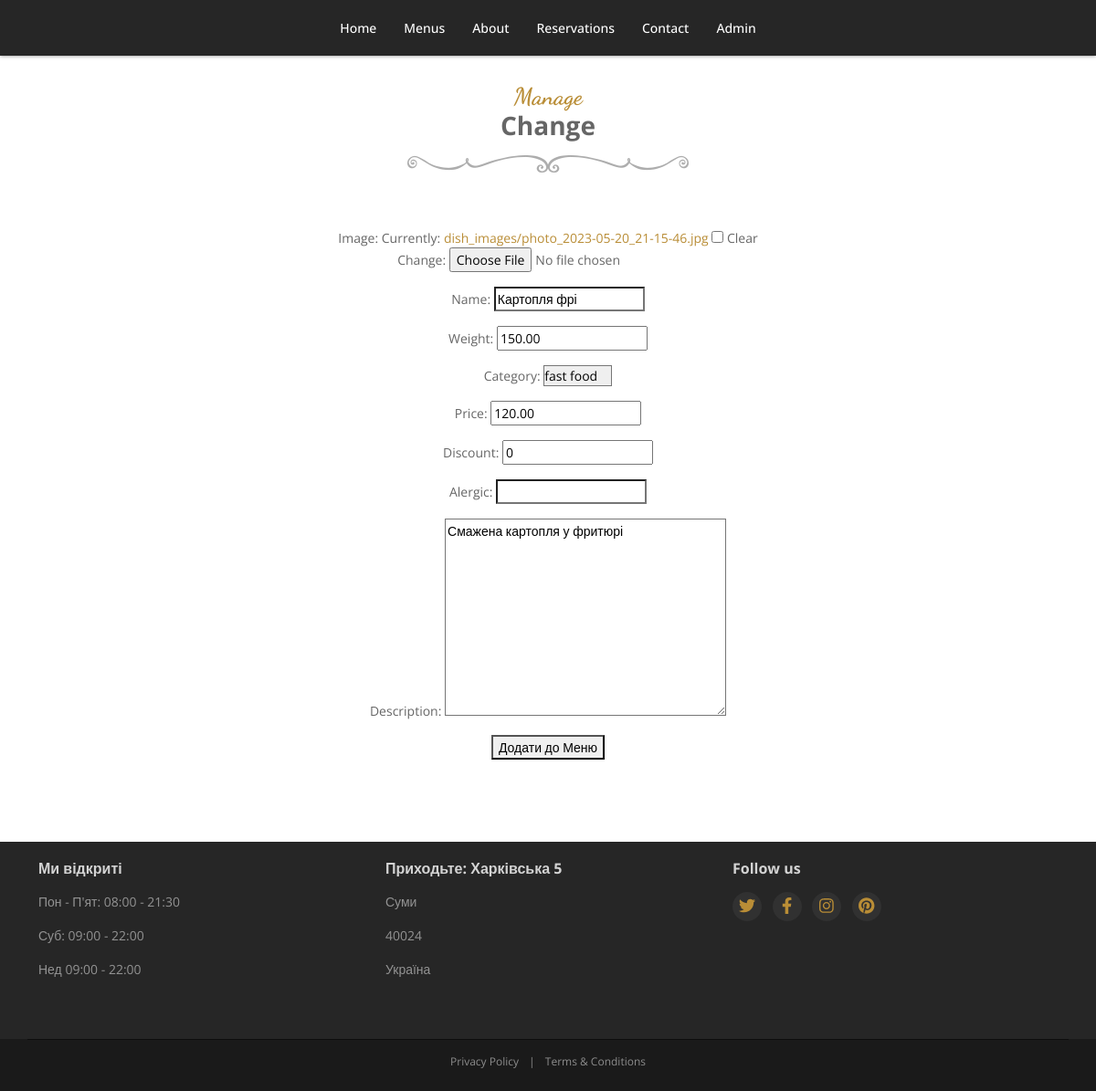
The page /change/1/ on the database its author committed.
### Menu/models.py (models this page shows, shortened)
class Dish(models.Model):
    name = models.CharField(max_length=128, blank=True, null=True, default=None)
    image = models.ImageField(upload_to=('dish_images/'),  blank=True, null=True, default=None)
    price = models.DecimalField(max_digits=10, decimal_places=2, default=0)
    weight = models.DecimalField(max_digits=10, decimal_places=2, default=100)
    discount = models.IntegerField(default=0)
    alergic = models.CharField(max_length=128, blank=True, null=True, default=None)
    category = models.ForeignKey(DishCategory, blank=True, null=True, default=None, on_delete=models.SET_DEFAULT)
    description = models.TextField(blank=True, null=True, default=None)
    created = models.DateTimeField(auto_now_add=True, auto_now=False)
    updated = models.DateTimeField(auto_now_add=False, auto_now=True)
    class Meta:
        verbose_name = 'Dish'
        verbose_name_plural = 'Dishes'

class DishCategory(models.Model):
    name = models.CharField(max_length=64, blank=True, null=True, default=None)
    is_active = models.BooleanField(blank=True, default=True)
    def __str__(self):
        return  "%s" % (self.name)
    class Meta:
        verbose_name = 'Category'
        verbose_name_plural = 'Categories'

### Change/views.py (the view)
# urls.py: re_path(r'^change/(?P<dish_id>\w+)/$', views.change, name='change'),
def change(request, dish_id):
    dishes = Dish.objects.get(id=dish_id)
    initial_data = {
        'image': dishes.image,
        'name': dishes.name,
        'category': dishes.category,
        'weight': dishes.weight,
        'price': dishes.price,
        'discount': dishes.discount,
        'alergic': dishes.alergic,
        'description': dishes.description
    }
    form = ChangeForm(initial=initial_data)
    if request.method == 'POST':
        form = ChangeForm(request.POST, request.FILES, instance=dishes)
        if form.is_valid():
            form.save()
    else:
        initial_data = {
            'image': dishes.image,
            'name': dishes.name,
            'category': dishes.category,
            'weight': dishes.weight,
            'price': dishes.price,
            'discount': dishes.discount,
            'alergic': dishes.alergic,
            'description': dishes.description
        }
        form = ChangeForm(instance=dishes, initial=initial_data)
    session_key = request.session.session_key
    if not session_key:
        request.session.cycle_key()
    print(request.session.session_key)
    return render(request, 'Manager_page/Change.html', {'form': form, 'dishes': dishes})

### Change/forms.py
class ChangeForm(forms.ModelForm):
    class Meta:
        model = Dish
        fields = ("image", "name", "weight", "category", "price", "discount", "alergic", "description")

### templates/Manager_page/Change.html (shortened to what this page needs)
{% extends 'base.html' %}
{% load static %}
{% block content %}
<div id="menus" class="menus-section">
    <div class="container text-center">
        <div class="featured">
            <div class="media-wrapper row">
                <h2 class="section-title">
                    <span class="script">Manage</span>
                    <span class="title-text">Change</span>
                    <span class="title-border"></span>
                </h2>
                <form method = "post" enctype="multipart/form-data">
                    {{ form.as_p }}
                    <button type="submit">Додати до Меню</button>
                </form>
            </div>
        </div>
    </div>
</div>
{% endblock %}

### templates/base.html (shortened to what this page needs)
{% load static %}
<!DOCTYPE html>
<html lang="en">
<head>
    <link rel="stylesheet" href="https://cdnjs.cloudflare.com/ajax/libs/bootstrap/5.2.0-beta1/css/bootstrap.min.css">
    <link rel="stylesheet" href="https://cdnjs.cloudflare.com/ajax/libs/simplelightbox/2.2.1/simple-lightbox.min.css">
    <link rel="stylesheet" href="https://cdnjs.cloudflare.com/ajax/libs/bootstrap-datepicker/1.9.0/css/bootstrap-datepicker.min.css">
    <link rel="stylesheet" href="https://code.jquery.com/ui/1.13.0/themes/base/jquery-ui.css">
    <link rel="stylesheet" href="{% static '/css/web.css' %}">
</head>
<body>
    <div class="wraper">
        <div class="wraper-content">
            {% include 'navbar.html' %}
            {% block content %}
            {% endblock content %}
        </div>
    </div>
    {% include 'footer.html' %}
</body>
</html>

### templates/navbar.html (shortened to what this page needs)
<header id="header" class="header fixed-top header-scrolled">
    <div class="container ">
        <nav class="main-nav navbar navbar-expand-md" role="navigation">
            <div id="navbar-collapse" class="navbar-collapse collapse  text-center justify-content-center">
                <ul class="nav navbar-nav">
                    <li class="nav-item"><a class="nav-link " href="/">Home</a></li>
                    <li class="nav-item"><a class="nav-link " href="/menu">Menus</a></li>
                    <li class="nav-item"><a class="nav-link " href="/about">About</a></li>
                    <li class="nav-item"><a class="nav-link " href="#" data-bs-toggle="modal" data-bs-target="#reserve-modal">Reservations</a></li>
                    <li class="nav-item"><a class="nav-link" href="/contact">Contact</a></li>
                    <li class="nav-item"><a class="nav-link" href="/accounts/login">Admin</a></li>
                </ul>
            </div>
        </nav>
    </div>
</header>

### templates/footer.html
<footer class="footer">
    <div class="footer-content">
        <div class="container">
            <div class="row">
                <div class="footer-col col-12 col-md-6 col-lg-4">
                    <div class="footer-col-inner">
                        <h3 class="title">Ми відкриті</h3>
                        <ul class="list-unstyled">
                            <li class="mb-3"><span>Пон - П'ят:</span> 08:00 - 21:30</li>
                            <li class="mb-3"><span>Суб:</span> 09:00 - 22:00</li>
                            <li><span>Нед</span> 09:00 - 22:00</li>
                        </ul>
                    </div>
                </div>
                <div class="footer-col col-12 col-md-6 col-lg-4">
                    <div class="footer-col-inner ">
                        <h3 class="title">Приходьте: Харківська 5</h3>
                        <p>Суми</p>
                        <p>40024</p>
                        <p>Україна</p>
                    </div>
                </div>
                <div class="footer-col col-12 col-lg-4">
                    <div class="footer-col-inner">
                        <h3 class="title">Follow us</h3>
                        <ul class="social-icons list-inline">
                            <li class="list-inline-item"><a href="#" target="_blank"><i class="fab fa-twitter"></i></a></li>
                            <li class="list-inline-item"><a href="#" target="_blank"><i class="fab fa-facebook-f"></i></a></li>
                            <li class="list-inline-item"><a href="#"><i class="fab fa-instagram"></i></a></li>
                            <li class="last list-inline-item"><a href="#"><i class="fab fa-pinterest"></i></a></li>
                        </ul>
                    </div>
                </div>
            </div>
        </div>
    </div>
    <div class="bottom-bar">
        <div class="container text-center">
            <ul class="list-inline links">
                <li class="list-inline-item"><a href="#">Privacy Policy</a></li>
                <li class="list-inline-item" role="presentation">|</li>
                <li class="list-inline-item"><a href="#">Terms &amp; Conditions</a></li>
            </ul>
        </div>
    </div>
</footer>

### static/css/web.css (style rules this page uses)
html,body { height: 100% }
body { font-family: 'Open Sans', arial, sans-serif; color: #666; font-size: 14px; -webkit-font-smoothing: antialiased; -moz-osx-font-smoothing: grayscale }
p { margin-bottom: 16px; line-height: 1.5 }
a { color: #b98d36; -webkit-transition: all 0.4s ease-in-out; -moz-transition: all 0.4s ease-in-out; -ms-transition: all 0.4s ease-in-out; -o-transition: all 0.4s ease-in-out; text-decoration: none }
.script { font-family: 'Dancing Script', cursive; font-weight: bold }
input[type="text"],input[type="email"],input[type="password"],input[type="submit"],input[type="button"],textarea,select { -moz-appearance: none; appearance: none; -webkit-appearance: none }
.header { padding-top: 10px; padding-bottom: 10px; min-height: 61px }
.header-scrolled { box-shadow: 0 0 4px rgba(0,0,0,0.5); background: rgba(0,0,0,0.85); -webkit-transition: all 0.6s ease-in-out; -moz-transition: all 0.6s ease-in-out; -ms-transition: all 0.6s ease-in-out; -o-transition: all 0.6s ease-in-out; padding-top: 0; padding-bottom: 0 }
.header-scrolled .nav .nav-link { color: #fff }
.nav .nav-link { color: #fff; color: rgba(255,255,255,0.7); font-size: 14px; font-weight: 500; padding-top: 20px; padding-bottom: 20px; text-decoration: none }
.navbar { padding: 0 }
.footer { background: #262626; color: rgba(255,255,255,0.5) }
.footer-content { padding-top: 20px; padding-bottom: 20px }
.footer-col { margin-bottom: 30px }
.footer-col .title { font-size: 16px; font-weight: bold; margin-top: 0; margin-bottom: 16px; color: rgba(255,255,255,0.8) }
.social-icons a { font-size: 18px; display: inline-block; margin-bottom: 5px; width: 32px; height: 32px; border-radius: 50%; -moz-background-clip: padding; -webkit-background-clip: padding-box; background-clip: padding-box; background: rgba(255,255,255,0.05); text-align: center; padding-top: 2px }
.bottom-bar { color: rgba(255,255,255,0.5); background: #1a1a1a }
.bottom-bar .container { border-top: 1px solid #0d0d0d; padding-top: 15px; padding-bottom: 15px }
.bottom-bar .links { font-size: 12px; margin-bottom: 8px }
.bottom-bar a { color: rgba(255,255,255,0.5) }
.menus-section { padding-top: 90px; padding-bottom: 90px }
.menus-section .section-title { font-size: 28px; font-weight: bold; margin-top: 0; margin-bottom: 45px }
.menus-section .section-title span { display: block }
.menus-section .section-title .script { color: #b98d36; display: block; font-size: 26px }
.menus-section .section-title .title-border { background: url("../images/title-border.png") no-repeat center top; height: 20px; display: block; margin-top: 15px; margin-bottom: 15px }
@media (min-width: 768px) { .navbar-nav { float: none } }
@media (min-width: 768px) { .navbar-expand-md .navbar-nav .nav-link { padding-left: 15px; padding-right: 15px } }
body { overflow-x: hidden }

### rows shown on the page
Dish: name "Картопля фрі", weight "150.00", category "fast food", price "120.00", discount "0", description "Смажена картопля у фритюрі"
